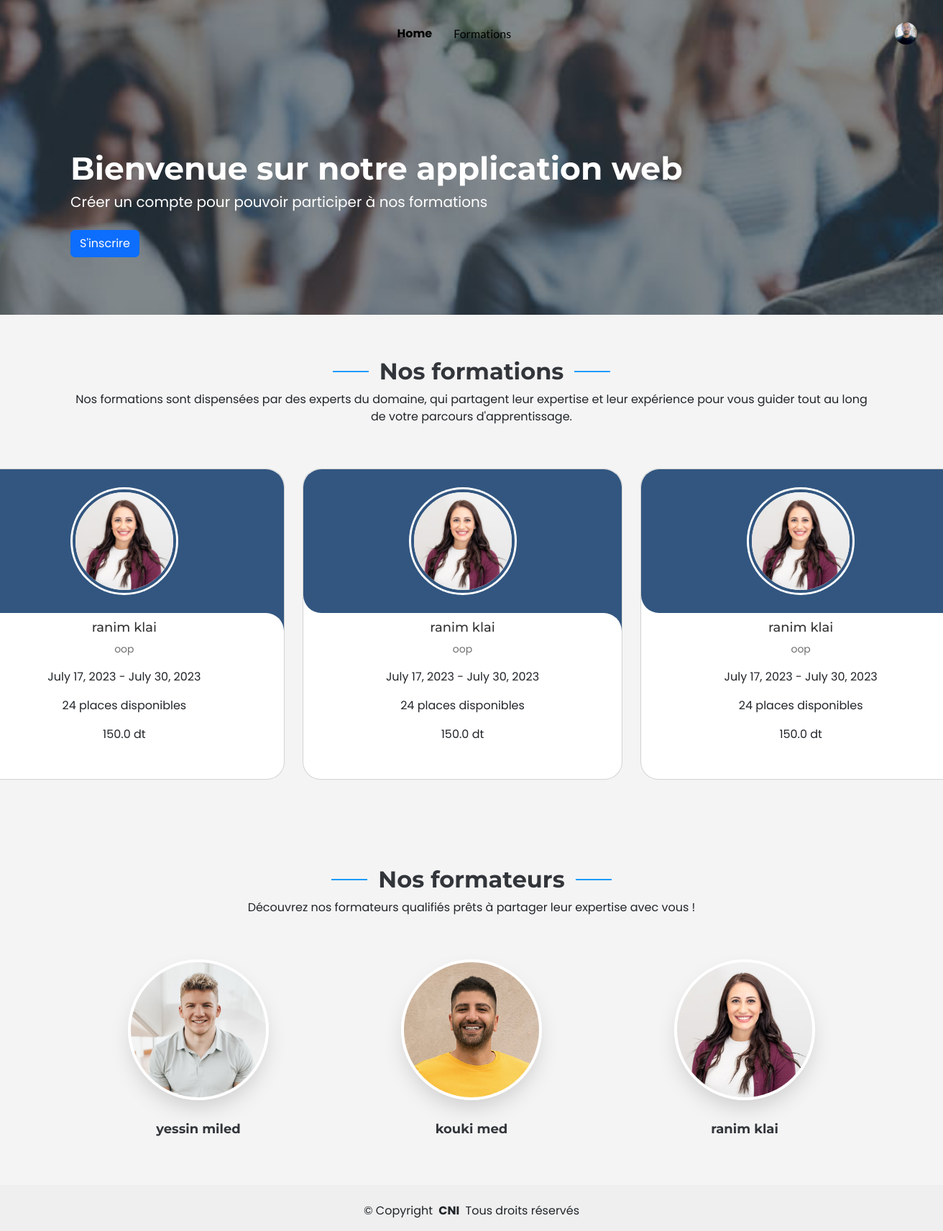
/ (signed in), run on the app's committed database.
### user/models.py (models this page shows, shortened)
class Profile(AbstractBaseUser, PermissionsMixin):
    email = models.EmailField(unique=True)
    first_name = models.CharField(max_length=30)
    last_name = models.CharField(max_length=30)
    cin_regex = RegexValidator(regex=r'^\d{8}$', message="CIN must be an 8-digit number.")
    cin = models.CharField(validators=[cin_regex], max_length=8)  # 8-digit number
    organisme = models.CharField(max_length=255)  # String field for organisme
    role = models.CharField(max_length=255)  # String field for role
    is_active = models.BooleanField(default=True)
    is_staff = models.BooleanField(default=False)
    img = models.ImageField(default='def.png',null=True,blank=True) # Image field for profile image
    objects = CustomUserManager()
    USERNAME_FIELD = 'email'
    REQUIRED_FIELDS = ['first_name', 'last_name', 'cin', 'organisme', 'role']

### formation/models.py (models this page shows)
class formation(models.Model):
    qr = models.TextField()
    titre = models.TextField()
    nbp = models.IntegerField()
    prx = models.FloatField()
    date_deb = models.DateField()
    date_fin = models.DateField()
    formateur = models.ForeignKey(Profile, null=True, on_delete=models.CASCADE, related_name='formations')
    participants = models.JSONField(default=dict)
    evaluation = models.JSONField(default=dict)

### gestionFormation/views.py (the view)
# urls.py: path('',views.acc,name='acc'),
def acc(request):
    today = date.today().strftime("%Y-%m-%d")
    formations = formation.objects.filter(date_fin__gt=today)
    users = Profile.objects.filter(role='Formateur')
    return render(request, 'accueill.html', {'formations': formations , 'formateurs' : users })

### gestionFormation/templatetags/custom_filter.py (called while the page is built)
@register.filter
def subtract(value, arg):
    participants_enc = {key: value for key, value in arg.items() if value != 0}
    user_ids_enc = participants_enc.keys()
    participants_enc = [Profile.objects.get(id=key) for key in user_ids_enc]
    return value - len(participants_enc)

### templates/accueill.html (shortened to what this page needs)
{% extends 'baseclient.html' %}
{% load static %}
{% load tz %}
{% load custom_filter %}
{% block content %}
<header id="header" class="header fixed-top d-flex align-items-center">
    <div class="container-fluid d-flex align-items-center justify-content-between">
      <nav id="navmenu" class="navmenu">
        <ul>
         <li><a href="{% url 'acc' %}" ><b>Home</b></a></li>
        <li><a href="{% url 'nosformations' %}">Formations</b></a></li>
        </ul>
      </nav>
      {% if user.is_authenticated %}
      <header class="topbar" data-navbarbg="skin6">
        <nav class="navbar top-navbar navbar-expand-md navbar-light">
            <div class="navbar-collapse collapse" id="navbarSupportedContent" data-navbarbg="skin5">
                <ul class="navbar-nav float-end">
                    <li class="nav-item dropdown">
                        <a class="nav-link dropdown-toggle text-muted waves-effect waves-dark pro-pic" href="#" id="navbarDropdown" role="button" data-bs-toggle="dropdown" aria-expanded="false">
                            <img src="{{user.img.url}}" alt="user" class="rounded-circle" width="31">
                        </a>
                    </li>
                </ul>
            </div>
        </nav>
    </header>
      {% else %}
      <a  href="{% url 'admin_login' %}" class="btn-getstarted" >Se connecter</a>
      {% endif %}
    </div>
  </header>
  <main id="main">
    <section id="hero" class="hero">
      <img src="{% static 'bg5.jpg' %}" alt="" data-aos="fade-in">
    <div class="container">
      <div class="row">
        <div class="col-lg-10">
          <br>
          <br>
          <h2 data-aos="fade-up" data-aos-delay="100" style="color: #fff;">Bienvenue sur notre application web</h2>
          <p data-aos="fade-up" data-aos-delay="200" style="color: #fff;">Créer un compte pour pouvoir participer à nos formations</p>
        </div>
        <div class="col-lg-5">
          <br>
            <a  href="{% url 'admin_login' %}" class="btn btn-primary" >S'inscrire</a>
        </div>
      </div>
    </div>
  </section>
  <section id="about" class="about">
    <div class="container section-title" data-aos="fade-up">
      <h2>Nos formations</h2>
      <p>Nos formations sont dispensées par des experts du domaine, qui partagent leur expertise et leur expérience pour vous guider tout au long de votre parcours d'apprentissage.</p>
    </div>
    <div class="slide-container swiper">
      <div class="slide-content">
          <div class="card-wrapper swiper-wrapper">
            {% for f in formations %}
              <div class="card swiper-slide">
                  <div class="image-content">
                      <div class="card-image">
                          <img src="{{f.formateur.img.url}}" alt="" class="card-img">
                      </div>
                  </div>
                  <div class="card-content">
                      <h2 class="name">{{f.formateur.last_name}} {{f.formateur.first_name}}</h2>
                      <p class="description">{{f.titre}}</p>
                      <p class="post-date">
                        <span class="widget-49-meeting-time">{{f.date_deb}} - {{f.date_fin}}</span>
                      </p>
                      <p class="post-date">
                        <time datetime="2022-01-01">{{ f.nbp|subtract:f.participants }} places disponibles</time>
                      </p>
                      <p class="post-date">
                        <span class="widget-49-meeting-time">{{f.prx}} dt</span>
                      </p>
                      <br>
                      </div>
              </div>
              {% endfor %}
          </div>
      </div>
  </div>
      <link href="{% static 'css2/style.css' %}" rel="stylesheet">
      <link href="{% static 'css2/swiper-bundle.min.css' %}" rel="stylesheet">
  </section>
  <section id="team" class="team">
    <div class="container section-title" data-aos="fade-up">
      <h2>Nos formateurs</h2>
      <p>Découvrez nos formateurs qualifiés prêts à partager leur expertise avec vous !</p>
    </div>
    <div class="container">
      <div class="row gy-5">
        {% for u in formateurs %}
        <div class="col-lg-4 col-md-6 member" data-aos="fade-up" data-aos-delay="100">
          <div class="member-img">
            <img src="{{u.img.url}}" class="img-fluid" alt="">
          </div>
          <div class="member-info text-center">
            <h4>{{u.last_name}} {{u.first_name}}</h4>
          </div>
        </div>
        {% endfor %}
      </div>
    </div>
  </section>
  </main>
    <div class="container copyright text-center mt-4">
      <p>&copy; <span>Copyright</span> <strong class="px-1">CNI</strong> <span>Tous droits réservés</span></p>
    </div>
 {% endblock %}

### staticfiles/assets3/css/main.css (style rules this page uses)
:root { --font-default: "Open Sans", system-ui, -apple-system, "Segoe UI", Roboto, "Helvetica Neue", Arial, "Noto Sans", "Liberation Sans", sans-serif, "Apple Color Emoji", "Segoe UI Emoji", "Segoe UI Symbol", "Noto Color Emoji"; --font-primary: "Montserrat", sans-serif; --font-secondary: "Lato", sans-serif; }
:root { --color-default: #212529; --color-default-rgb: 33, 37, 41; --color-background: #ffffff; --color-background-rgb: 255, 255, 255; --color-primary: #1a9bfc; --color-primary-rgb: 232, 69, 69; --color-secondary: #32353a; --color-secondary-rgb: 50, 53, 58; --color-box-background: #ffffff; --color-box-background-rgb: 255, 255, 255; --color-inverse: #ffffff; --color-inverse-rgb: 255, 255, 255; }
:root { --color-nav: #3a3939; --color-nav-hover: #1a9bfc; --color-nav-dropdown: #3a3939; --color-nav-dropdown-hover: #1a9bfc; --color-nav-dropdown-background: #ffffff; --color-nav-mobile-background: #ffffff; }
:root { scroll-behavior: smooth; }
body { color: var(--color-default); background-color: var(--color-background); font-family: var(--font-default); }
a { color: var(--color-primary); text-decoration: none; transition: 0.3s; }
h1, h2, h3, h4, h5, h6 { font-family: var(--font-primary); }
section { color: var(--color-default); background-color: var(--color-background); padding: 60px 0; overflow: clip; }
.section-title { text-align: center; padding-bottom: 60px; }
.section-title h2 { color: var(--color-secondary); font-size: 32px; font-weight: 700; position: relative; }
.section-title h2:before, .section-title h2:after { content: ""; width: 50px; height: 2px; background: var(--color-primary); display: inline-block; }
.section-title h2:before { margin: 0 15px 10px 0; }
.section-title h2:after { margin: 0 0 10px 15px; }
.section-title p { margin-bottom: 0; }
.header { --color-background: #ffffff; --color-inverse: #ffffff; color: var(--color-default); background-color: var(--color-background); padding: 15px 0; transition: all 0.5s; z-index: 997; }
section { scroll-margin-top: 90px; }
.index-page .header { --color-background: rgba(255, 255, 255, 0); --color-secondary: #ffffff; --color-nav: rgba(255, 255, 255, 0.515); --color-nav-hover: #ffffff; }
@media (min-width: 1200px) { .navmenu { padding: 0; } }
@media (min-width: 1200px) { .navmenu ul { margin: 0; padding: 0; display: flex; list-style: none; align-items: center; } }
@media (min-width: 1200px) { .navmenu li { position: relative; } }
@media (min-width: 1200px) { .navmenu a, .navmenu a:focus { color: #000000 ; padding: 18px 15px; font-size: 16px; font-family: var(--font-secondary); font-weight: 400; display: flex; align-items: center; justify-content: space-between; white-space: nowrap; transition: 0.3s; } }
@media (min-width: 1200px) { .navmenu li:last-child a { padding-right: 0; } }
.hero { --color-default: #000000; --color-default-rgb: 255, 255, 255; --color-background: #f8f4f4; --color-background-rgb: 0, 0, 0; width: 100%; height: 100% ; position: relative; padding: 160px 0 80px 0; display: flex; align-items: center; justify-content: center; }
.hero img { position: absolute; inset: 0; display: block; width: 100%; height: 100%; -o-object-fit: cover; object-fit: cover; z-index: 1; }
.hero:before { content: ""; background: rgba(var(--color-background-rgb), 0); position: absolute; inset: 0; z-index: 2; }
.hero .container { position: relative; z-index: 3; }
.hero h2 { margin: 0; font-size: 44px; font-weight: 700; }
.hero p { color: rgba(var(--color-default-rgb), 0.8); margin: 5px 0 0 0; font-size: 20px; }
.about { --color-background: #f4f4f4; }
.team { --color-background: #f4f4f4; --color-box-background-rgb: 0, 0, 0; }
.team .member { position: relative; }
.team .member .member-img { margin: 0 80px; border-radius: 50%; overflow: hidden; position: relative; border: 4px solid var(--color-box-background); box-shadow: 0 15px 35px -10px rgba(0, 0, 0, 0.2); }
.team .member .member-img img { position: relative; z-index: 1; }
.team .member .member-info { margin-top: 30px; }
.team .member .member-info h4 { color: var(--color-secondary); font-weight: 700; margin-bottom: 6px; font-size: 18px; }

### data on the page
Profile: img (picture)
formation: formateur.img (picture), formateur.last_name "ranim", formateur.first_name "klai", titre "oop", date_deb "July 17, 2023", date_fin "July 30, 2023", nbp|subtract "24", prx "150.0"
Profile: img (picture), last_name "yessin", first_name "miled"
Profile: img (picture), last_name "kouki", first_name "med"
Profile: img (picture), last_name "ranim", first_name "klai"
